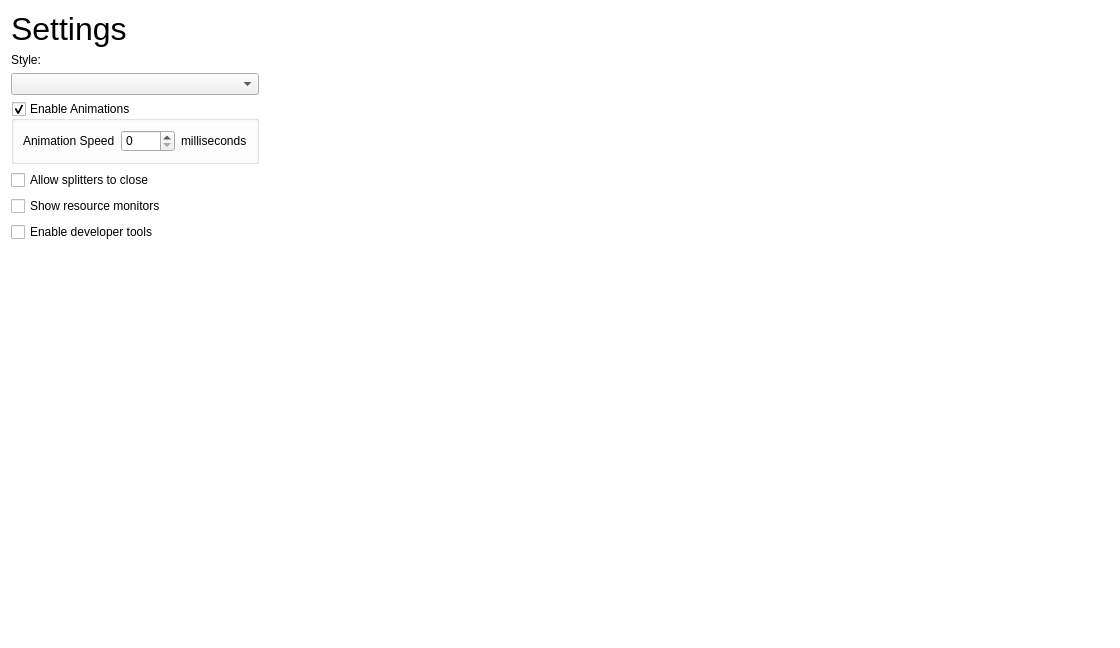
<?xml version="1.0" encoding="UTF-8"?>
<ui version="4.0">
 <class>settings</class>
 <widget class="QWidget" name="settings">
  <property name="geometry">
   <rect>
    <x>0</x>
    <y>0</y>
    <width>1120</width>
    <height>648</height>
   </rect>
  </property>
  <property name="windowTitle">
   <string>Form</string>
  </property>
  <property name="styleSheet">
   <string notr="true">QWidget#settings{background-color: white;}</string>
  </property>
  <layout class="QGridLayout" name="gridLayout">
   <item row="5" column="0">
    <widget class="QCheckBox" name="show_resources">
     <property name="text">
      <string>Show resource monitors</string>
     </property>
    </widget>
   </item>
   <item row="1" column="0">
    <widget class="QLabel" name="label_2">
     <property name="text">
      <string>Style:</string>
     </property>
    </widget>
   </item>
   <item row="2" column="0">
    <widget class="QComboBox" name="appstyle_combobox"/>
   </item>
   <item row="0" column="0">
    <widget class="QLabel" name="label">
     <property name="styleSheet">
      <string notr="true">font-size: 24pt;background-color: white;</string>
     </property>
     <property name="text">
      <string>Settings</string>
     </property>
    </widget>
   </item>
   <item row="4" column="0">
    <widget class="QCheckBox" name="collapse_splitters">
     <property name="text">
      <string>Allow splitters to close</string>
     </property>
    </widget>
   </item>
   <item row="6" column="0">
    <widget class="QCheckBox" name="developer_mode">
     <property name="text">
      <string>Enable developer tools</string>
     </property>
    </widget>
   </item>
   <item row="7" column="0">
    <spacer name="verticalSpacer">
     <property name="orientation">
      <enum>Qt::Vertical</enum>
     </property>
     <property name="sizeHint" stdset="0">
      <size>
       <width>20</width>
       <height>40</height>
      </size>
     </property>
    </spacer>
   </item>
   <item row="3" column="0">
    <widget class="QGroupBox" name="groupBox">
     <property name="title">
      <string>Enable Animations</string>
     </property>
     <property name="checkable">
      <bool>true</bool>
     </property>
     <layout class="QHBoxLayout" name="horizontalLayout">
      <item>
       <widget class="QLabel" name="label_3">
        <property name="text">
         <string>Animation Speed</string>
        </property>
       </widget>
      </item>
      <item>
       <widget class="QSpinBox" name="animation_speed">
        <property name="maximum">
         <number>1000</number>
        </property>
       </widget>
      </item>
      <item>
       <widget class="QLabel" name="label_4">
        <property name="text">
         <string>milliseconds</string>
        </property>
       </widget>
      </item>
     </layout>
    </widget>
   </item>
   <item row="3" column="1">
    <spacer name="horizontalSpacer">
     <property name="orientation">
      <enum>Qt::Horizontal</enum>
     </property>
     <property name="sizeHint" stdset="0">
      <size>
       <width>40</width>
       <height>20</height>
      </size>
     </property>
    </spacer>
   </item>
  </layout>
 </widget>
 <resources/>
 <connections/>
</ui>
